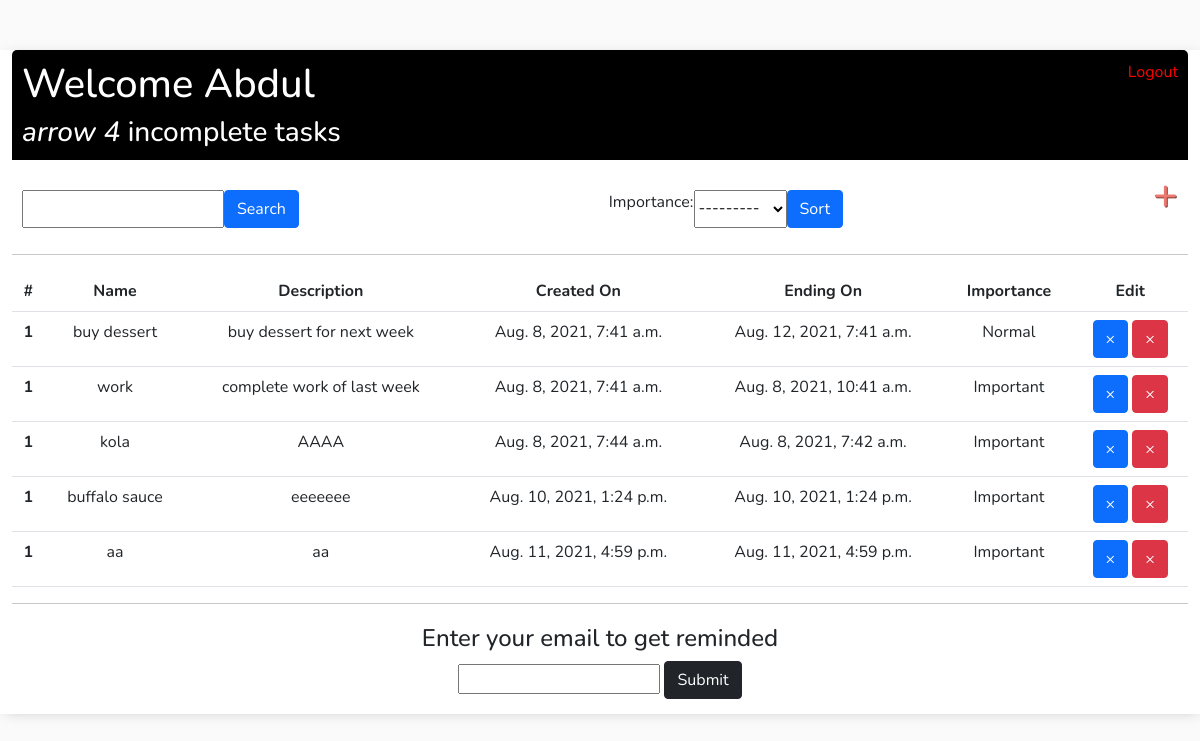
The app's page / (signed in) with its own data.
### tasks/models.py (models this page shows)
class Task(models.Model):
    user = models.ForeignKey(User, on_delete=models.CASCADE, null=True, blank=True)
    title = models.CharField(max_length=200)
    description = models.TextField(max_length=200, null=True, blank=True)
    complete = models.BooleanField(default=False)
    importance = models.ForeignKey(Importance, null=True, blank=False, on_delete=models.CASCADE)
    creation_date = models.DateTimeField(default=timezone.now)
    ending_date = models.DateTimeField(null=True, blank=False)
    def __str__(self):
        return self.title
    class Meta:
        ordering = ['creation_date']

class Importance(models.Model):
    name = models.CharField(max_length=50)
    def __str__(self):
        return self.name

### tasks/views.py (the view)
# urls.py: path('', TaskList.as_view(), name="task_list"),
class TaskList(LoginRequiredMixin, ListView):
    model = Task
    context_object_name = 'tasks'
    def get_context_data(self, **kwargs):
        context = super().get_context_data(**kwargs)
        context['tasks'] = context['tasks'].filter(user=self.request.user)
        context['count'] = context['tasks'].filter(complete=False).count()
        context['myFilter'] = OrderFilter(self.request.GET, queryset=self.get_queryset())
        search_input = self.request.GET.get('search-area') or ''
        if search_input:
            context['tasks'] = context['tasks'].filter(title__icontains=search_input)
        context['search_input'] = search_input
        return context

### tasks/templates/tasks/task_list.html
{% extends 'tasks/main.html' %}
{% block content %}
<div class="header-bar">
    <div>
        <h1>Welcome {{request.user|title}}</h1>
        <h3 style="margin:0;"><i>arrow {{ count }}</i> incomplete task{{ count|pluralize:"s" }} </h3>
    </div>
    {% if request.user.is_authenticated %}
        <a class="" href="{% url 'logout' %}">Logout</a>
    {% else %}
        <a href="{% url 'login' %}">Login</a>
    {% endif %}
</div>
<div id="search-add-wrapper">
    <form method="GET" style="margin-top:20px; display:flex;">
        <input type="text" name="search-area" value="{{search_input}}">
        <input class=" btn btn-primary" type="submit" value="Search">
    </form>
      <form method="GET" style="margin-top:20px; display:flex;">
              {{myFilter.form}}
        <input class=" btn btn-primary" type="submit" value="Sort">
    </form>
    <h2><a id="add-link" href="{% url 'task_create' %}">&#x2b;</a></h2>
</div>
<hr>
<div class="">
    <table class="table table-hover ">
        <tr>
          <th scope="col">#</th>
          <th scope="col">Name</th>
          <th scope="col">Description</th>
          <th scope="col">Created On</th>
          <th scope="col">Ending On</th>
          <th scope="col">Importance</th>
          <th scope="col">Edit</th>
        </tr>
    {% for task in tasks %}
        <tr>
          <th scope="row">1</th>
            <td>{{task}}</td>
            <td>{{task.description}}</td>
            <td>{{task.creation_date}}</td>
            <td>{{task.ending_date}}</td>
            <td>{{task.importance}}</td>
            <td>
                <a class="btn btn-primary" href="{% url 'task_update' task.id %}">&#215;</a>
                <a class="btn btn-danger" href="{% url 'task_delete' task.id %}">&#215;</a>
            </td>
        </tr>
   {% empty%}
        <th>No item in list</th>
   {% endfor %}
    </table>
</div>
<hr>
<div class="email">
<h4>Enter your email to get reminded</h4>
<input style="text-align:center; margin-bottom:20px;" ty placeholder="">
<input class="btn btn-dark" type="submit" value="Submit">
</div>
{% endblock content %}

### tasks/templates/tasks/main.html (style rules this page uses)
body { background-color: #FAFAFA; font-family: 'Nunito', sans-serif; padding-top: 50px; }
.header-bar a { color: red; text-decoration: none; }
#add-link { color: #EB796F; text-decoration: none; font-size: 42px; text-shadow: 1px 1px #81413b; }
table { border-collapse: collapse; width: 100%; border-spacing: 10px; border-spacing: 20px;  }
td, th { text-align: center; }
.email { border: 0px solid black; width: 50%; height: 50%; margin: 20px auto ; overflow-wrap: break-word; text-align: center }

### records on screen
Task: title "buy dessert", description "buy dessert for next week", creation_date "Aug. 8, 2021, 7:41 a.m.", ending_date "Aug. 12, 2021, 7:41 a.m.", importance "Normal"
Task: title "work", description "complete work of last week", creation_date "Aug. 8, 2021, 7:41 a.m.", ending_date "Aug. 8, 2021, 10:41 a.m.", importance "Important"
Task: title "kola", description "AAAA", creation_date "Aug. 8, 2021, 7:44 a.m.", ending_date "Aug. 8, 2021, 7:42 a.m.", importance "Important"
Task: title "buffalo sauce", description "eeeeeee", creation_date "Aug. 10, 2021, 1:24 p.m.", ending_date "Aug. 10, 2021, 1:24 p.m.", importance "Important"
Task: title "aa", description "aa", creation_date "Aug. 11, 2021, 4:59 p.m.", ending_date "Aug. 11, 2021, 4:59 p.m.", importance "Important"

### other values on screen
{{ request.user|title }} "Abdul"
{{ count }} "4"
